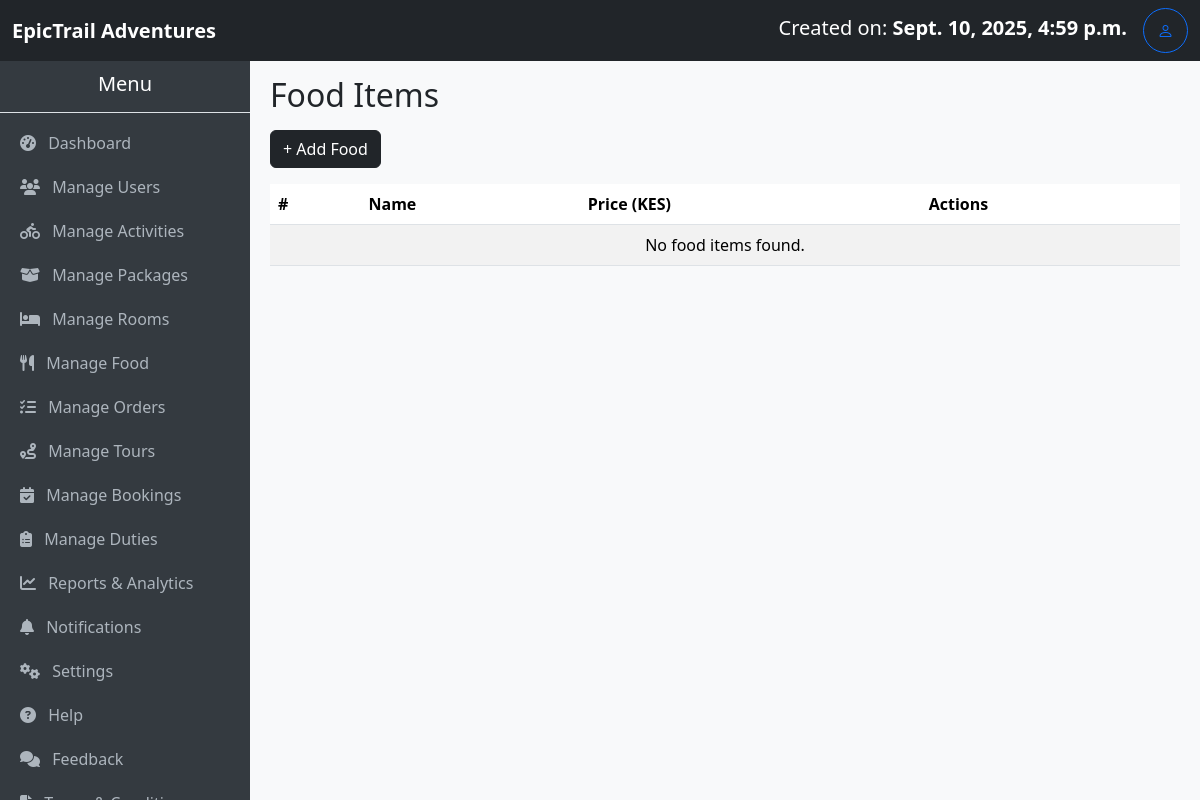
Page /food-list/ (signed in) on the earlier database version.
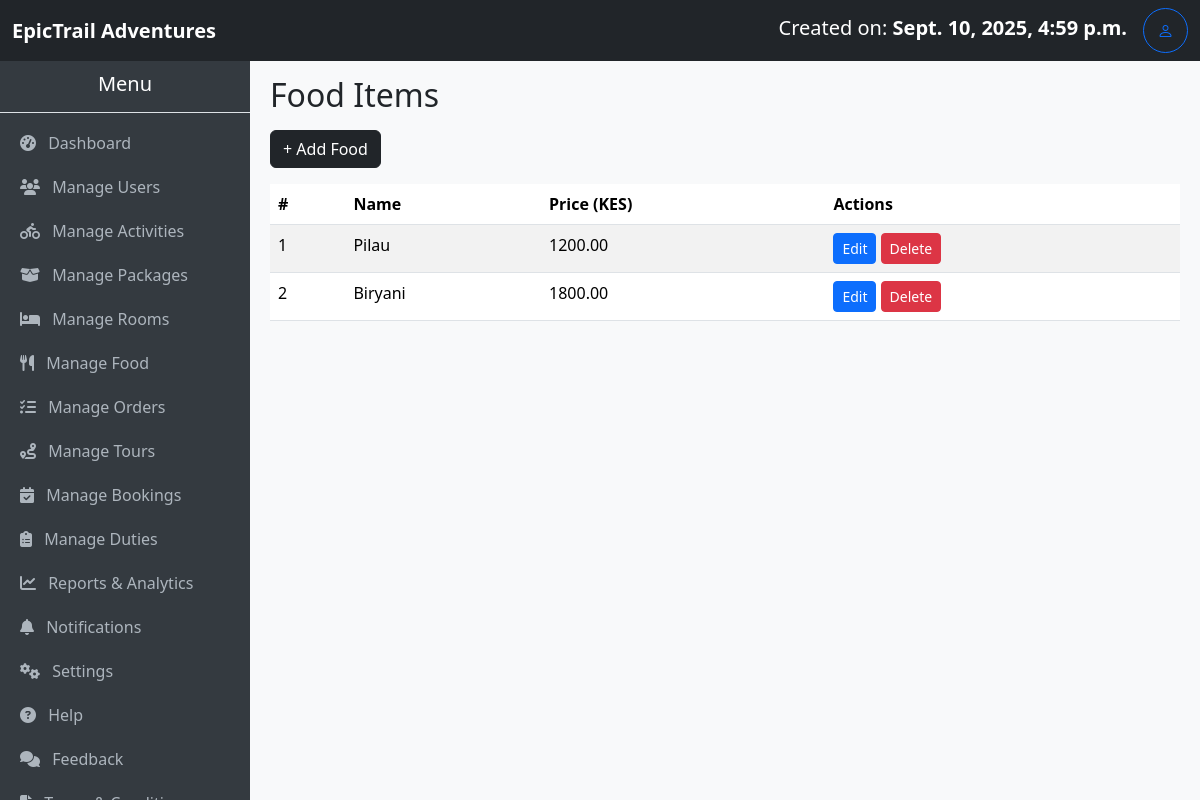
Same page on the later database version.
### myApp/models.py (models this page shows, shortened)
class Food(models.Model):
    name = models.CharField(max_length=100)
    price_per_person = models.DecimalField(max_digits=10, decimal_places=2)

### myApp/views.py (the view)
# urls.py: path('food-list/', views.food_list, name='food_list'),
@login_required
@user_passes_test(admin_required)
def food_list(request):
    foods = Food.objects.all()
    return render(request, 'food.list.html', {'foods': foods})

### myApp/context_processors.py (called while the page is built)
def total_users(request):
    return {'total_users': User.objects.count()}

def total_bookings(request):
    return {'total_bookings': Booking.objects.count()}

def total_amount(request):
    total = 0
    if request.user.is_authenticated:
        bookings = Booking.objects.all()#filter(user=request.user)
        total = sum(booking.amount_required for booking in bookings)
    return {'total_amount': total}

def total_cost(request):
    if not request.user.is_authenticated:
        return {
            'user_bookings': [],
            'user_total_amount': 0,
        }
    bookings = Booking.objects.filter(user=request.user).prefetch_related(
        'activities', 'packages', 'rooms', 'food', 'tours'
    )
    total_amount = sum(b.amount_required for b in bookings)
    return {
        'user_bookings': bookings,
        'user_total_amount': total_amount,
    }

### myApp/models.py (called while the page is built)
    @property
    def nights_spent(self):
        if self.check_in and self.check_out:
            nights = (self.check_out - self.check_in).days
            return nights if nights > 0 else 1  # Minimum of 1 night for same-day bookings
        return 1

### myApp/views.py (called while the page is built)
def admin_required(user):
    return user.is_authenticated and user.is_superuser

### myApp/templates/food.list.html
{% extends "base.admin.html" %} {% block title %}Food Items{% endblock %} {% block content %}
<h2 class="mb-3">Food Items</h2>
<a href="{% url 'add_food' %}" class="btn btn-dark mb-3">+ Add Food</a>
<table class="table table-striped">
    <thead>
        <tr>
            <th>#</th>
            <th>Name</th>
            <th>Price (KES)</th>
            <th>Actions</th>
        </tr>
    </thead>
    <tbody>
        {% for food in foods %}
        <tr>
            <td>{{ forloop.counter }}</td>
            <td>{{ food.name }}</td>
            <td>{{ food.price_per_person }}</td>
            <td>
                <a href="{% url 'edit_food' food.id %}" class="btn btn-sm btn-primary">Edit</a>
                <a href="{% url 'delete_food' food.id %}" class="btn btn-sm btn-danger">Delete</a>
            </td>
        </tr>
        {% empty %}
        <tr>
            <td colspan="4" class="text-center">No food items found.</td>
        </tr>
        {% endfor %}
    </tbody>
</table>
{% endblock %}

Differences in the rows shown:
added Food: name "Pilau", price_per_person "1200.00"
added Food: name "Biryani", price_per_person "1800.00"
Other differences:
text no longer shown: "No food items found."
